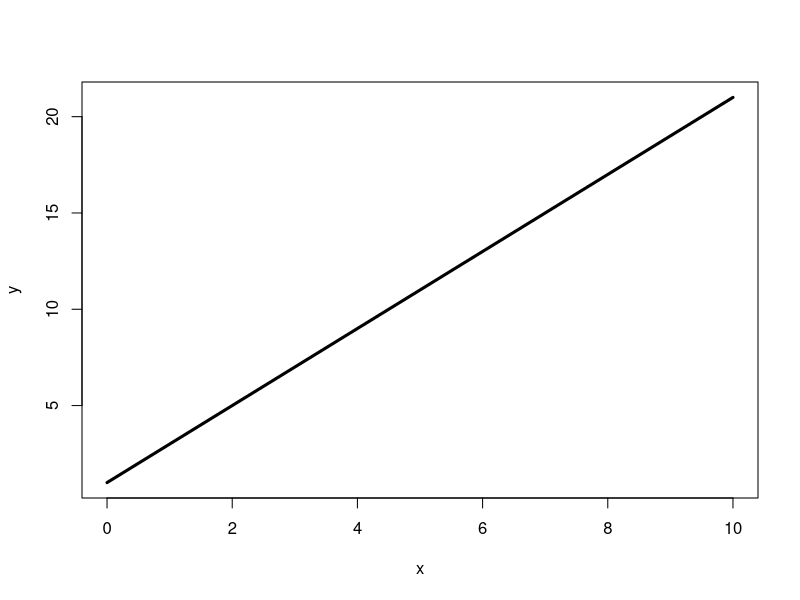
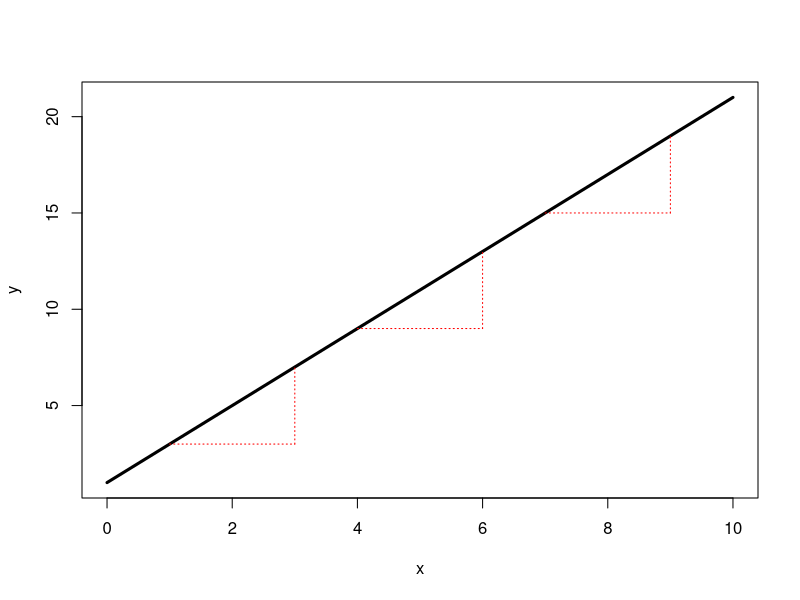
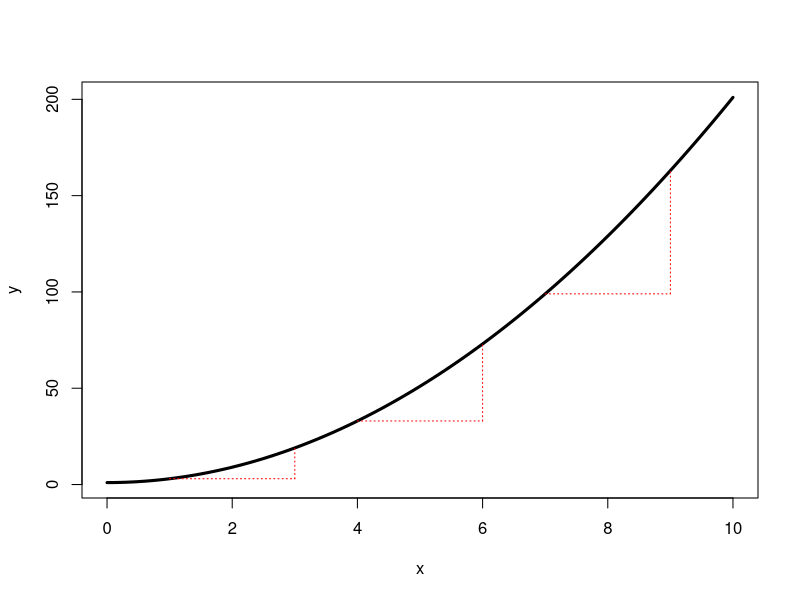
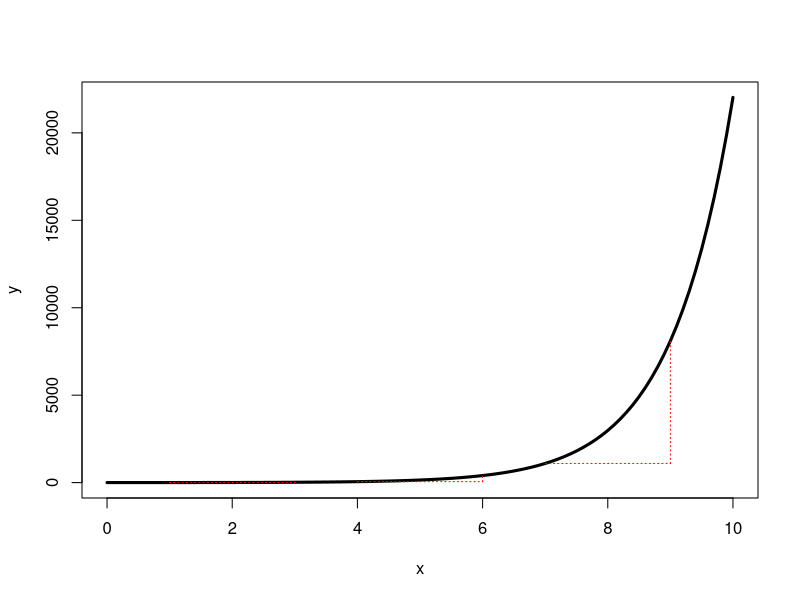
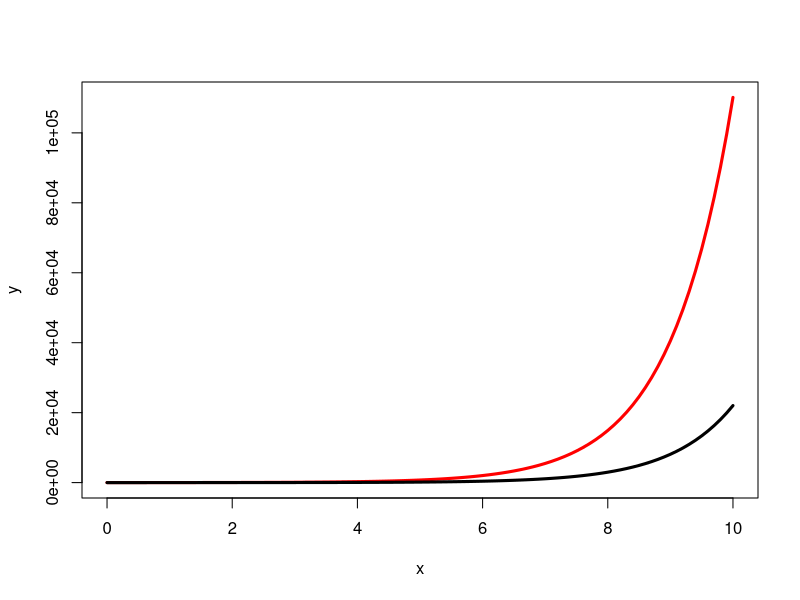
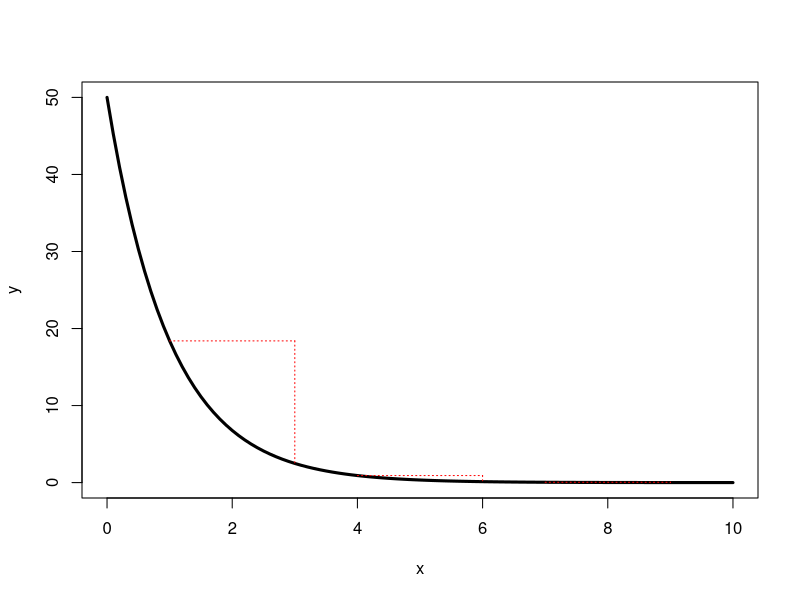
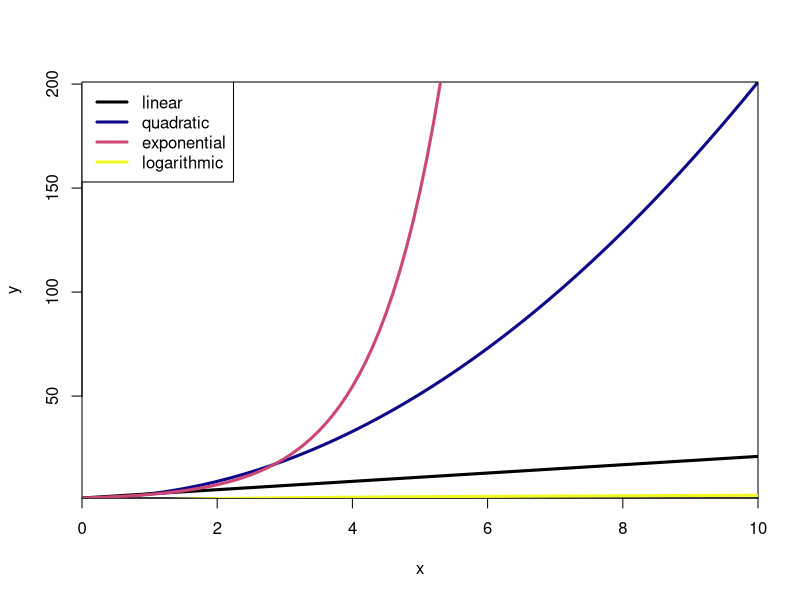
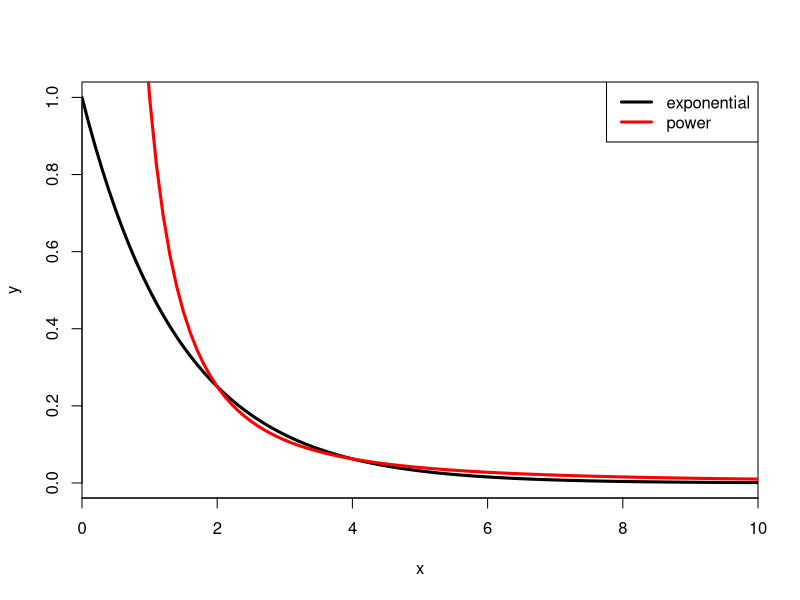

These figures' R source, in order:
## ---- chunk 1
#| fig-asp: 1
m <- 2
b <- 1
curve(m*x+b, 0, 10, lwd=3, xlab="x", ylab="y")
## ---- chunk 2
#| fig-asp: 1
# define a linear function
lin <- function(x,m=2,b=1) m*x + b
# draw curve, add increments
curve(lin(x), 0, 10, lwd=3, xlab="x", ylab="y")
segments(1,lin(1),3,lin(1), col="red", lty=3)
segments(3,lin(1),3,lin(3), col="red", lty=3)
segments(4,lin(4),6,lin(4), col="red", lty=3)
segments(6,lin(4),6,lin(6), col="red", lty=3)
segments(7,lin(7),9,lin(7), col="red", lty=3)
segments(9,lin(7),9,lin(9), col="red", lty=3)
## ---- chunk 3
#| fig-asp: 1
# quadratic function
quad <- function(x,m=2,b=1) m*x^2+b
curve(quad(x), 0, 10, lwd=3, xlab="x", ylab="y")
segments(1,quad(1),3,quad(1), col="red", lty=3)
segments(3,quad(1),3,quad(3), col="red", lty=3)
segments(4,quad(4),6,quad(4), col="red", lty=3)
segments(6,quad(4),6,quad(6), col="red", lty=3)
segments(7,quad(7),9,quad(7), col="red", lty=3)
segments(9,quad(7),9,quad(9), col="red", lty=3)
## ---- chunk 4
#| fig-asp: 1
curve(exp(x), 0, 10, lwd=3, xlab="x", ylab="y")
segments(1,exp(1),3,exp(1), col="red", lty=3)
segments(3,exp(1),3,exp(3), col="red", lty=3)
segments(4,exp(4),6,exp(4), col="red", lty=3)
segments(6,exp(4),6,exp(6), col="red", lty=3)
segments(7,exp(7),9,exp(7), col="red", lty=3)
segments(9,exp(7),9,exp(9), col="red", lty=3)
## ---- chunk 5
#| fig-asp: 1
curve(5*exp(x), 0, 10, lwd=3, col="red", xlab="x", ylab="y")
curve(1*exp(x), 0, 10, lwd=3, col="black", add=TRUE)
## ---- chunk 6
#| fig-asp: 1
curve(50*exp(-x), 0, 10, lwd=3, xlab="x", ylab="y")
segments(1,50*exp(-1),3,50*exp(-1), col="red", lty=3)
segments(3,50*exp(-1),3,50*exp(-3), col="red", lty=3)
segments(4,50*exp(-4),6,50*exp(-4), col="red", lty=3)
segments(6,50*exp(-4),6,50*exp(-6), col="red", lty=3)
segments(7,50*exp(-7),9,50*exp(-7), col="red", lty=3)
segments(9,50*exp(-7),9,50*exp(-9), col="red", lty=3)
## ---- chunk 7
#| fig-asp: 1
#| message: false
# draw exp first to make sure axes fit
require(viridisLite)
c <- plasma(3)
curve(quad(x), 0, 10, lwd=3, col=c[1],
      xlab="x", ylab="y",
      xaxs="i", yaxs="i")
curve(lin(x), 0, 10, lwd=3, col="black", add=TRUE)
curve(exp(x), 0, 10, lwd=3, col=c[2], add=TRUE)
curve(log(x), 0.01, 10, lwd=3, col=c[3], add=TRUE)
legend("topleft", c("linear","quadratic","exponential","logarithmic"),
       col=c("black",c), lty=1, lwd=3)
## ---- chunk 8
#| fig-asp: 1
curve(0.5^x,0, 10, lwd=3, xaxs="i", xlab="x", ylab="y")
curve(x^-2, 0, 10, lwd=3, col="red", add=TRUE)
legend("topright",c("exponential","power"), lwd=3, col=c("black","red"))
## ---- chunk 9
#| fig-asp: 1
x <- seq(-10,10,length=1000)
plot(x,dnorm(x), type="l", lwd=2, axes=FALSE, frame=TRUE, 
     yaxs="i", ylim=c(0,0.42), xlim=c(-10,10),
     xlab="Outcome (x)", ylab="Probability of Outcome (P(x))")
lines(x,dt(x,df=1), lwd=2, col="red")
legend("topright",c("normal","t"), lwd=3, col=c("black","red"))
## ---- chunk 10
1-pnorm(4)
## ---- chunk 11
1-pt(4,1)
## ---- chunk 12
#| fig-asp: 1
plot(x,dnorm(x), type="l", lwd=2, axes=FALSE, frame=TRUE, 
     yaxs="i", xaxs="i", ylim=c(0,0.4), xlim=c(0,10),
     xlab="Outcome (x)", ylab="Probability Density of Outcome (f(x))")
lines(x,dt(x,df=1), lwd=2, col="red")
abline(h=0.01,lty=3)
axis(1)
axis(2)
legend("topright",c("normal","t"), lwd=3, col=c("black","red"))
## ---- chunk 13
1-pt(6,1)
1-pt(8,1)
1-pt(10,1)
## ---- chunk 14
#| fig-asp: 1
x <- seq(0,30,length=500)
# transmissibility function fp> 0 fpp < 0
f <- function(x) {
  0.5 - exp(-0.2*(x-7))
}
# derivative of the utility function
fprime <- function(x) {
  0.2*exp(-0.2*(x-7))
}

# 1st-degree Taylor series around x: f + fp*(z-x) = 0
# z = x -(f/fp)
# solve for tangency; find the root of this
xinter <- function(x) {
  return(x - f(x)/fprime(x))
}

soln <- uniroot(xinter,c(0,40))
plot(x,f(x), type="l", lwd=2, xaxs="i", yaxs="i",
     axes=FALSE,
     xlab="Mortality",
     ylab="Transmissibility",
     ylim=c(0,0.7))
axis(1,labels=FALSE,tick=FALSE)
axis(2,labels=FALSE,tick=FALSE)
box()
lines(x,(f(soln$root)/soln$root)*x,col=grey(0.75))
segments(soln$root,0,soln$root,f(soln$root), lty=2, col="red")
segments(0,f(soln$root),soln$root,f(soln$root), lty=2, col="red")
mtext(expression(paste(delta,"*")),1,at=soln$root, padj=1)
mtext(expression(paste(beta,"*")),2,at=f(soln$root),padj=0.5, adj=1.5, las=2)
mtext(expression(mu),1,at=5, padj=1)
## ---- chunk 15
#| fig-asp: 1
x <- seq(1,11,,110)
y <- 4*log(x)
y1 <- 0.1*exp(x/2)
y2 <- 0.1*exp(x/1.5)
# maxima
d1 <- y-y1
d2 <- y-y2
max1 <- x[which(d1==max(d1))]
max2 <- x[which(d2==max(d2))]

### concave benefits/concave costs
plot((x-1)/10,y/11, type="l", lwd=3, 
     xlab="Reproductive Effort", 
     ylab="Cost or Benefit",  
     xlim=c(0,1), ylim=c(0,1))
lines((x-1)/10, y/11 + 0.01*x, lwd=3, col="red")
#legend(0.05,1, c("Benefit","Cost"), lwd=3, lty=1, col=c("black","red"))
abline(v=0, col=grey(0.65))
title("No Reproduction")

### concave benefits/convex costs
plot((x-1)/10,y/11, type="l", lwd=3, 
     xlab="Reproductive Effort", 
     ylab="Cost or Benefit", 
     xlim=c(0,1), ylim=c(0,1))
lines((x-1)/10,y1/11, lwd=3, col="red")
abline(v=max1/11, col=grey(0.65))
#legend(0.05,1, c("Benefit","Cost"), lwd=3, lty=1, col=c("black","red"))
title("Intermediate Reproduction")

### concave benefits/concave costs, full RE
plot((x-1)/10,y/11, type="l", lwd=3, col="red", 
     xlab="Reproductive Effort", 
     ylab="Cost or Benefit", 
     xlim=c(0,1), ylim=c(0,1))
lines((x-1)/10, y/11 + 0.01*x, lwd=3, col="black")
#legend(0.05,1, c("Benefit","Cost"), lwd=3, lty=1, col=c("black","red"))
abline(v=1, col=grey(0.65))
title("Maximal (Suicidal) Reproduction")
## ---- chunk 16
#| fig-asp: 1
## risk-aversion
x <- seq(0,5,length=1000)
r <- 0.75
fx <- 1-exp(-r*x)
## for part deux
aaa <- (fx-0.4882412)^2
which(aaa==min(aaa))
#[1] 179
plot(x,fx, type="n", lwd=3, axes=FALSE, frame=TRUE,
     xlab="Parity (x)", ylab="Fitness (w(x))", 
     xaxs="i", yaxs="i", xlim=c(-0.1,5.1), ylim=c(0,1))
#segments(0,0,5,fx[1000], lwd=2, col=grey(0.75))
axis(1, at=c(0,2.5,5), labels=c(expression(x[0]), expression(bar(x)),
                                expression(x[1])), tick=FALSE)
segments(2.5,0,2.5,0.846645, lwd=3, lty=1, col=grey(0.65))
segments(2.5,0.846645,0,0.846645, lwd=3, lty=1, col="red")
arrows(0,0.846645,0,0.01, lwd=3, lty=1, col="red", length=.25,angle=10)
segments(2.5,0.846645,5,0.846645, lwd=3, lty=1, col="red")
arrows(5,0.846645,5,fx[1000], lwd=3, lty=1, col="red", length=.25,angle=10)
lines(x,fx, lwd=3, col="black")
## ---- chunk 17
#| fig-asp: 1
plot(x,fx, type="n", lwd=3, axes=FALSE, frame=TRUE,
     xlab="Parity (x)", ylab="", 
     xaxs="i", yaxs="i", xlim=c(0,5.1), ylim=c(0,1))
segments(0,0,5,fx[1000], lwd=3, col=grey(0.75))
axis(1, at=c(0.05,x[179],2.5,5), 
     labels=c(expression(x[0]), expression(x[C]),
               expression(bar(x)), expression(x[1])),
     tick=FALSE)
mtext("Fitness (w(x))", side=2,line=2, adj=0.65)
axis(2, at=0.4882412, labels="", tick=FALSE)
segments(2.5,0,2.5,0.4882412,lwd=3, lty=1, col="red") # vertical line at bar(x)
segments(2.5,0.4882412,2.5,fx[501], lwd=3, lty=2, col="red")
lines(x,fx, lwd=3, col="black")
## ---- chunk 18
#| fig-asp: 1
plot(x,fx, type="n", lwd=3, axes=FALSE, frame=TRUE,
     xlab="Parity (x)", ylab="", 
     xaxs="i", yaxs="i", xlim=c(0,5.1), ylim=c(0,1))
segments(0,0,5,fx[1000], lwd=3, col=grey(0.75))
axis(1, at=c(0.05,x[179],2.5,5), 
     labels=c(expression(x[0]), expression(x[C]),
              expression(bar(x)), expression(x[1])),
     tick=FALSE)
mtext("Fitness (w(x))", side=2,line=2, adj=0.65)
axis(2, at=0.4882412, labels="", tick=FALSE)
segments(2.5,0,2.5,0.4882412,lwd=3, lty=1, col="red") # vertical line at bar(x)
segments(2.5,0.4882412,x[179],0.4882412,lwd=3, lty=1, col="red") # horizontal line back to utility curve
segments(x[179],0.4882412,x[179],0, lwd=3, lty=1, col="green") # vertical line to x_c
lines(x,fx, lwd=3, col="black")
text(0.35, 0.54, expression(pi==bar(x) - x[C]))
## ---- chunk 19
#| fig-asp: 1
n <- seq(0,20,,500)
rate <- 0.2
cinit <- 55
plot(n, cinit*exp(-rate*n), type="l", 
     lwd=3, col="#0D0887FF",
     xlab="Number of Species", 
     ylab="Rate",
     ylim=c(0,60),
     xlim=c(-3,23),
     yaxs="i",
     axes=FALSE)
lines(n, exp(rate*n), lwd=3, col="#9C179EFF")
segments(log(cinit)/(2*rate),0,log(cinit)/(2*rate),exp(rate*log(cinit)/(2*rate)), lty=2)
axis(1, at=c(log(cinit)/(2*rate)), labels = c(expression(hat(N))))
box()
## ---- chunk 20
#| fig-asp: 1
prelec <- function(p,a,b) (exp(-(-log(p))^a))^b
## function to solve for interior equilibrium
fn <- function(p,a,b) (exp(-(-log(p))^a))^b - p
a <- 2
b <- 1.7
# we know p=0 and p=1 are solutions so limit to searching an interior interval
pint <- uniroot(fn,interval=c(0.1,0.9),a=a,b=b)$root
p <- seq(0,1,,1000)
plot(p, prelec(p=p,a=a,b=b), type="l", col="blue4", lwd=2, 
     axes=FALSE, frame=TRUE,
     xaxs="i", yaxs="i", 
     xlab=expression(W[t]), ylab=expression(W[t+1]),
     xlim=c(-0.05,1.05), ylim=c(-0.05,1.05))
abline(a=0,b=1,lwd=1, col=grey(0.75))
points(c(0,pint,1),c(0,prelec(p=pint,a=a,b=b),1), pch=c(19,1,19), cex=1.5)
## ---- chunk 21
#| fig-asp: 1
plot(1:10,1:10, type="n", axes=FALSE, frame=TRUE, xlab="Specis 1", ylab="Species 2")
segments(0,6,6,6, lwd=3)
segments(6,0,6,6, lwd=3)
axis(1, at=c(6), labels=c(expression(hat(S)[1])))
axis(2, at=c(6), las=2, labels=c(expression(hat(S)[2])))
text(3,3, "No Epidemic")
text(7.5,7.5, "Epidemic")
## ---- chunk 22
#| fig-asp: 1
g <- seq(0,sqrt(1/5),,500)
h <- sqrt(1-(5*g^2))
plot(g,h, type="l", axes=FALSE, frame=TRUE, yaxs="i", xaxs="i", 
     ylim=c(0,1.1), xlim=c(0,0.5), lwd=3, 
     xlab="Species 1", ylab="Species 2")
axis(1, at=c(sqrt(1/5)), labels=c(expression(hat(S)[1])))
axis(2, at=c(1), las=2, labels=c(expression(hat(S)[2])))
segments(0,1,sqrt(1/5),1, lty=3)
segments(sqrt(1/5),0,sqrt(1/5),1, lty=3)
text(0.2,0.45, "No Epidemic")
text(0.4,0.9, "Epidemic")
## ---- chunk 23
#| fig-asp: 1
plot(0:10,0:10, type="n", axes=FALSE, frame=TRUE, 
     yaxs="i", xaxs="i",
     xlab="Species 1", ylab="Species 2")
segments(0,9,9,0, lwd=3)
axis(1, at=c(9), labels=c(expression(hat(S)[1])))
axis(2, at=c(9), las=2, labels=c(expression(hat(S)[2])))
text(2.8,2.7, "No Epidemic")
text(6.7,5.3, "Epidemic")
## ---- chunk 24
#| fig-asp: 1
x <- seq(0,10,,1000)
plot(x, exp(-0.5*x), 
     type="n", 
     axes=FALSE, frame=TRUE, 
     xaxs="i", yaxs="i", 
     xlab="Species 1",
     ylab="Species 2", 
     xlim=c(2,9), 
     ylim=c(0.02,0.4))
lines(x,exp(-0.5*x), lwd=3)
segments(2,exp(-0.5*2),log(0.02)/-0.5,0.02, lty=3)
axis(1, at=c(7.859947), labels=c(expression(hat(S)[1])))
axis(2, at=c(0.36800318), las=2, labels=c(expression(hat(S)[2])))
text(3, 0.08755055, "No Epidemic")
text(5,0.13, "Epidemic")
## ---- chunk 25
#| fig-asp: 1
x <- seq(0,12,,1000)
plot(x, exp(-0.5*x), 
     type="n", 
     axes=FALSE, frame=TRUE, 
     xaxs="i", yaxs="i", 
     xlab="Species 1",
     ylab="Species 2", 
     xlim=c(2,12), 
     ylim=c(0.002,0.4))
lines(x,exp(-0.5*x), lwd=3)
segments(2.1,exp(-0.5*2.1),2.1,exp(-0.5*2.6), lwd=2, col="red")
segments(2.1,exp(-0.5*2.6),2.6,exp(-0.5*2.6), lwd=2, col="red")
segments(5,exp(-0.5*5),5,exp(-0.5*5.5), lwd=2, col="red")
segments(5,exp(-0.5*5.5),5.5,exp(-0.5*5.5), lwd=2, col="red")
